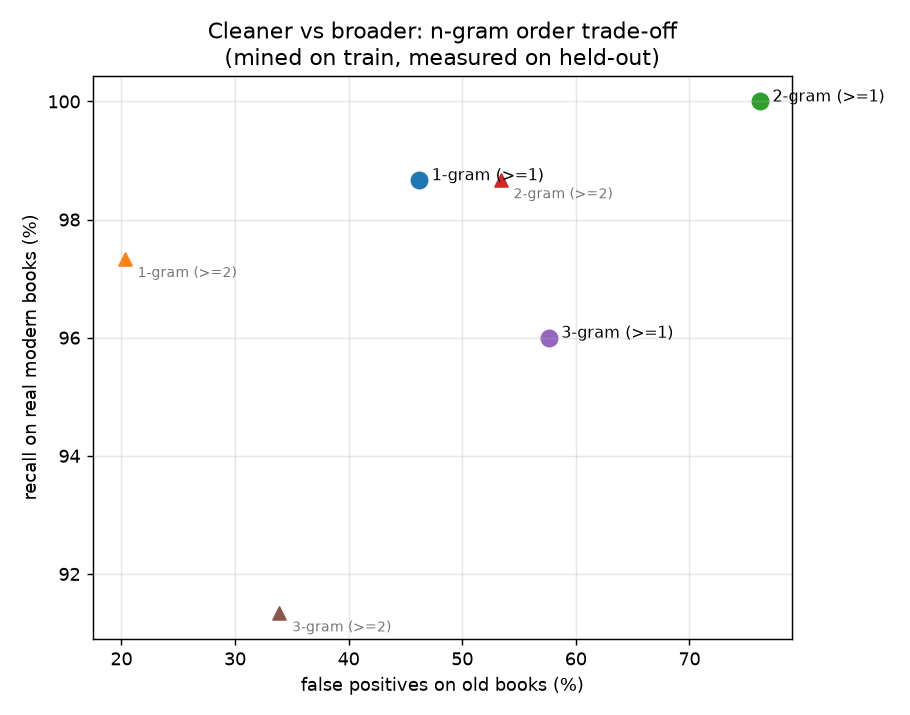

Write the Python code that produced this figure.
"""
ngram_order.py — do longer n-grams give cleaner anachronism signal? (1- vs 2- vs 3-grams)

Honest train/test design (no peeking):
  TRAIN: mine candidate n-grams that appear in MANY modern-train docs and ZERO old-train docs.
  TEST : on held-out docs, measure recall (modern caught) and false-positives (old wrongly hit)
         as a function of how many distinct candidate n-grams a doc contains (count threshold).

Modern corpus = Wikipedia (abundant, post-1945). Old corpus = LoC-PD-Books year<=1929.
Also reports recall on a held-out set of REAL post-1945 LoC books (the actual target genre).

Expectation: higher n -> fewer false positives (a 3-word phrase rarely collides) but lower
coverage (rarer). The table/plot shows the precision/recall trade-off across n.
"""
import json, os, re, sys, time
from collections import Counter
from pathlib import Path
import aho_scan as A
import matplotlib; matplotlib.use("Agg")
import matplotlib.pyplot as plt

HERE = Path(__file__).resolve().parent
try: sys.stdout.reconfigure(encoding="utf-8", errors="replace")
except Exception: pass
N_WIKI, N_OLD, N_REAL, CAP = 2000, 2000, 150, 14000
NS = [1, 2, 3]
DF_MIN = 6          # candidate must appear in >= this many modern-train docs
TOK = re.compile(r"[a-z]+")


def grams(text, n):
    toks = [w for w in TOK.findall(A.normalize(text[:40000])) if len(w) > 1]
    if n == 1: return set(toks)
    return {" ".join(toks[i:i+n]) for i in range(len(toks)-n+1)}


def main():
    tok = Path(r"D:\UZHechist Dropbox\Joachim Voth\claudecode\api\HF.txt").read_text().strip()
    os.environ["HF_HUB_DISABLE_SYMLINKS"]="1"; os.environ["HF_HUB_DISABLE_SYMLINKS_WARNING"]="1"
    os.environ["HF_TOKEN"]=tok
    from datasets import load_dataset

    def load(repo, **kw):
        for _ in range(6):
            try: return load_dataset(repo, split="train", streaming=True, token=tok, **kw)
            except Exception as e:
                print(f"  load {repo} failed; retry", file=sys.stderr, flush=True); time.sleep(8)
        raise SystemExit("load failed")

    # gram-sets per doc, split into train/test by index parity
    print("streaming Wikipedia (modern) ...")
    wiki = [r["text"] for i, r in enumerate(load("wikimedia/wikipedia", name="20231101.en")) if i < N_WIKI and r.get("text")]
    print("streaming LoC (old + real-modern) ...")
    old, real = [], []
    for i, rec in enumerate(load("storytracer/LoC-PD-Books")):
        if i >= CAP or (len(old) >= N_OLD and len(real) >= N_REAL): break
        yr, txt = rec.get("year"), A.doc_text(rec)
        if not isinstance(yr, int) or not txt: continue
        if yr <= 1929 and len(old) < N_OLD: old.append(txt)
        elif yr >= 1946 and len(real) < N_REAL: real.append(txt)
    print(f"  wiki={len(wiki)} old={len(old)} real_modern={len(real)}")

    def split(lst): return lst[::2], lst[1::2]    # train, test
    wiki_tr, wiki_te = split(wiki); old_tr, old_te = split(old)

    rows = []
    for n in NS:
        gw_tr = [grams(t, n) for t in wiki_tr]; go_tr = [grams(t, n) for t in old_tr]
        gw_te = [grams(t, n) for t in wiki_te]; go_te = [grams(t, n) for t in old_te]
        gr_te = [grams(t, n) for t in real]
        dfm = Counter(); dfo = Counter()
        for s in gw_tr: dfm.update(s)
        for s in go_tr: dfo.update(s)
        cand = {g for g, c in dfm.items() if c >= DF_MIN and dfo.get(g, 0) == 0}
        def cnt(gs): return len(gs & cand)
        def frac(sets, k): return 100*sum(1 for s in sets if cnt(s) >= k)/max(len(sets), 1)
        rows.append(dict(n=n, n_candidates=len(cand),
            rec_wiki1=frac(gw_te,1), rec_wiki2=frac(gw_te,2),
            rec_real1=frac(gr_te,1), rec_real2=frac(gr_te,2),
            fp_old1=frac(go_te,1), fp_old2=frac(go_te,2),
            top=[g for g,_ in dfm.most_common(2000) if g in cand][:12]))

    print("\n" + "=" * 92)
    print("N-GRAM ORDER — recall (held-out) vs false-positives, by n and count-threshold")
    print("=" * 92)
    print(f"{'n':>2}{'#cand':>8}{'recall wiki >=1':>16}{'recall real >=1':>16}"
          f"{'FP old >=1':>12}{'recall real >=2':>16}{'FP old >=2':>12}")
    for r in rows:
        print(f"{r['n']:>2}{r['n_candidates']:>8}{r['rec_wiki1']:>15.1f}%{r['rec_real1']:>15.1f}%"
              f"{r['fp_old1']:>11.1f}%{r['rec_real2']:>15.1f}%{r['fp_old2']:>11.1f}%")
    for r in rows:
        print(f"\n top {r['n']}-gram markers: {', '.join(r['top'])}")

    # plot: recall(real, >=1) vs FP(old, >=1) per n
    plt.figure(figsize=(7,5.5))
    for r in rows:
        plt.scatter(r['fp_old1'], r['rec_real1'], s=80)
        plt.annotate(f"{r['n']}-gram (>=1)", (r['fp_old1'], r['rec_real1']),
                     textcoords="offset points", xytext=(7,0), fontsize=9)
        plt.scatter(r['fp_old2'], r['rec_real2'], s=50, marker='^')
        plt.annotate(f"{r['n']}-gram (>=2)", (r['fp_old2'], r['rec_real2']),
                     textcoords="offset points", xytext=(7,-10), fontsize=8, color="#777")
    plt.xlabel("false positives on old books (%)"); plt.ylabel("recall on real modern books (%)")
    plt.title("Cleaner vs broader: n-gram order trade-off\n(mined on train, measured on held-out)")
    plt.grid(alpha=.3); plt.tight_layout(); plt.savefig(HERE/"ngram_order.png", dpi=130); plt.close()
    (HERE/"ngram_order.json").write_text(json.dumps(rows, indent=2))
    print("\nsaved -> ngram_order.json, ngram_order.png")


if __name__ == "__main__":
    main()
